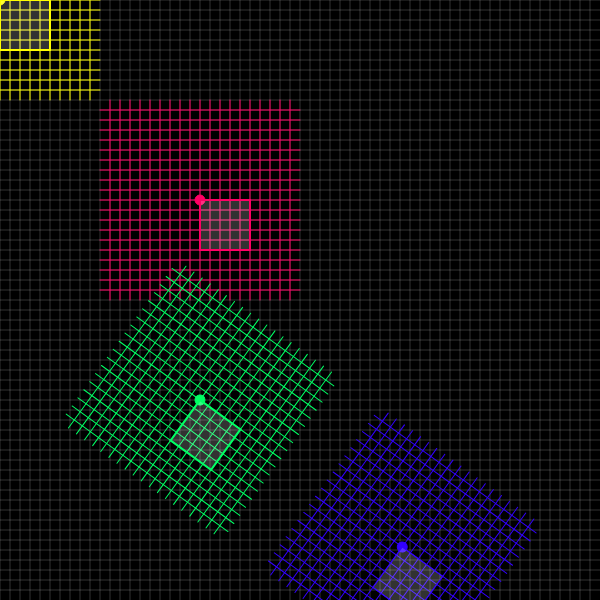
Frame 1 (no input)
Frame 60 (no input): identical to frame 1, image omitted
Frame 120 (the mouse pressed at the canvas centre since frame 60): identical to frame 1, image omitted

The p5.js sketch that drew this single still picture (run headless with seeded random() and noise() and a simulated clock; from frame 60 on, the mouse is pressed at the canvas centre):

// p5.js sketch
// ── sketch.js

function setup() {

    createCanvas( 600, 600 );

}

function draw() {

    background( 0 );

    masterGrid();

    // yellow Grid
    var currentColor = color( 255, 255, 0 );
    drawGrid( 0, 0, currentColor );
    strokeWeight( 2 );
    fill( 255, 50 );
    rect( 0, 0, 50, 50 );

    // red grid
    push();
    translate( 200, 200 );

        currentColor = color( 255, 0, 100 );
        drawGrid( 0, 0, currentColor );
        strokeWeight( 2 );
        fill( 255, 50 );
        rect( 0, 0, 50, 50 );

    pop();

    // greenish grid
    push();
    translate( 200, 400 );
    rotate( TWO_PI / 10 );

        currentColor = color( 0, 255, 100 );
        drawGrid( 0, 0, currentColor );
        strokeWeight( 2 );
        fill( 255, 50 );
        rect( 0, 0, 50, 50 );

        // blue grid
        push();
        translate( 250, 0 );

            currentColor = color( 50, 0, 255 );
            drawGrid( 0, 0, currentColor );
            fill( 255, 50 );
            rect( 0, 0, 50, 50 );

        pop();

    pop();

}

function masterGrid( ) {

    stroke( 255, 100 );
    strokeWeight( 0.5 );

    // vertical lines
    for ( let x = 0; x < width; x += 10) {

        line( x, 0, x, height );

    }

    // horizontal lines
    for ( let y = 0; y < height; y += 10 ) {

        line( 0, y, width, y );
    }

}


function drawGrid( originX, originY, gridColor ) {

    let lineLength = 100;

    stroke( gridColor );
    strokeWeight( 1 );
    fill( gridColor );

    ellipse( originX, originY, 10 );

    for ( let x = 1; x < 20; x++ ) {

        // vertical line
        line( ( originX - lineLength ) + x * 10,
            originY - lineLength,
            ( originX - lineLength ) + x * 10,
            originY + lineLength
        );

    }

    // horizontal lines
    for ( let y = 1; y < 20; y++ ) {

        line( originX - lineLength,
            ( originY - lineLength ) + y * 10,
            originX + lineLength,
            ( originY - lineLength ) + y * 10
        );

    }

}
